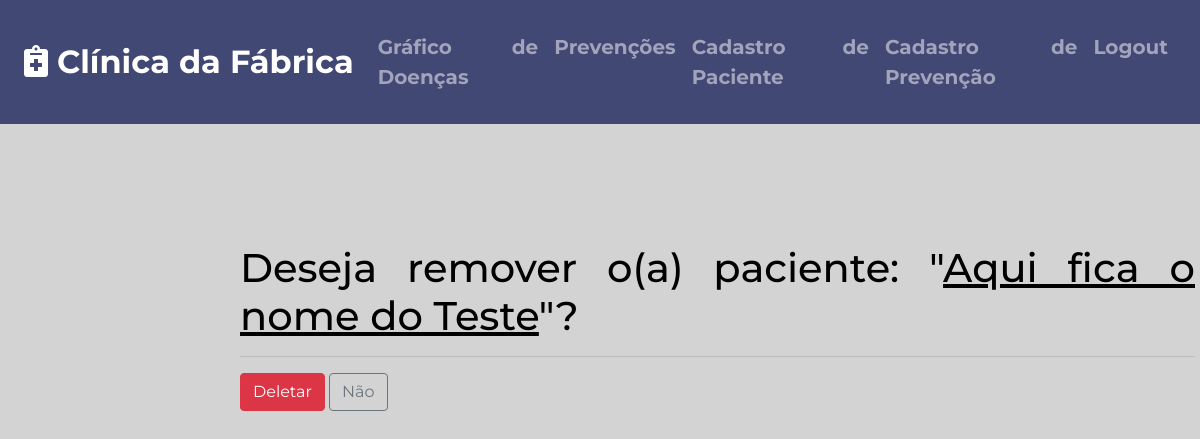
Page /apagar/16/ on the earlier database version.
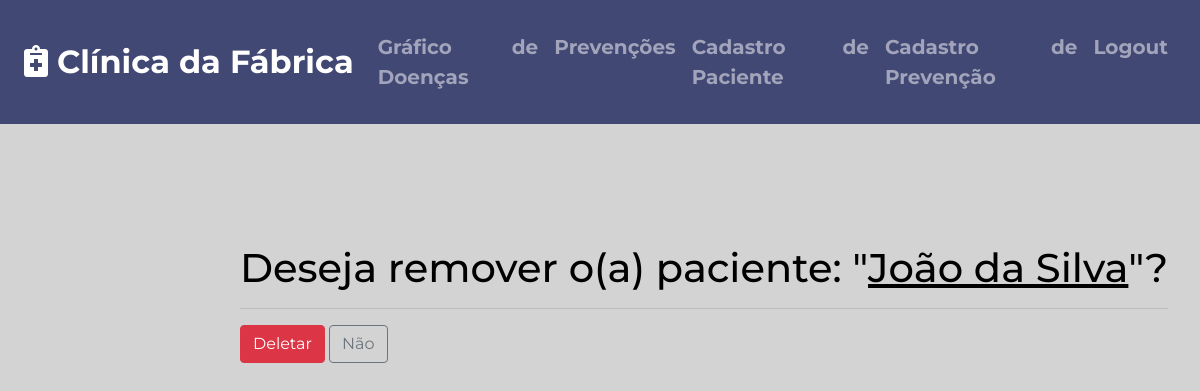
Same page on the later database version.
### base/models.py (models this page shows, shortened)
class Pacientes(models.Model):
    nome = models.CharField(max_length=100, verbose_name="Nome Completo")
    dataNasc = models.DateField(verbose_name="Data do Nascimento")
    genero = models.CharField(max_length=50, verbose_name="Gênero do Paciente")
    cpf = models.CharField(max_length=50, verbose_name="Número do CPF")
    tipoSang = models.CharField(max_length=50, verbose_name="Tipo Sanguíneo")
    sintomas = models.CharField(max_length=150, verbose_name="Sintomas")
    descrCaso = models.TextField(verbose_name="Descrição do Caso")
    gravidade = models.CharField(max_length=50, verbose_name="Grau de Gravidade")
    dataInc = models.DateTimeField(default=timezone.now, verbose_name="Data do Cadastro")

### base/views.py (the view)
# urls.py: path('apagar/<int:id>/', views.apagar, name="base-apagar"),
def apagar(request, id):
    paciente = get_object_or_404(Pacientes, pk=id)
    if request.method == "POST":
        paciente.delete()
        return redirect('base-home')
    return render(request, 'base/apagar.html', {'paciente': paciente})

### base/templates/base/apagar.html (shortened to what this page needs)
{% extends 'base/modelo.html' %}
{% block content %}
<div class="row formA delA" >
    <form method="POST">
        <h1>Deseja remover o(a) paciente: "<u>{{ paciente.nome }}</u>"?</h1>
        <hr>
        <button class="btn btn btn-danger" type="submit">Deletar</button>
        <input class="btn btn-outline-secondary" type="button" onclick="window.location.replace('{% url 'base-home' %}')" value="Não" />
    </form>
</div>
{% endblock %}

Differences in the rows shown:
changed Pacientes: nome "Aqui fica o nome do Teste" → "João da Silva"
